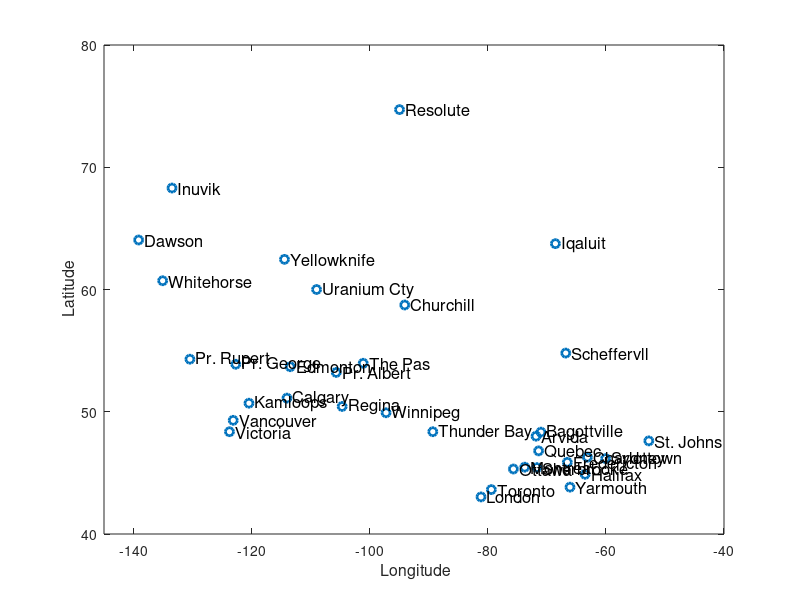

MATLAB code to generate this figure: (Note: this script raises an error after producing the figure.)
%  add required paths

addpath('../..')

%  set up a mesh for smoothing weather data over Canada

%  load the lat/long data, lon first in degrees and minutes, and lat next

load LatLongsNum.txt

%  convert to decimal values and reverse latitude

Lng = -(LatLongsNum(:,3) + LatLongsNum(:,4)./60);
Lat =   LatLongsNum(:,1) + LatLongsNum(:,2)./60;

%  load the daily temperature .mat file

load daily

%  plot the points with place names

figure(1)
phdl=plot(Lng,Lat,'o');
set(phdl, 'LineWidth', 2)
xlabel('\fontsize{16} Longitude')
ylabel('\fontsize{16} Latitude')
axis([-145, -40, 40, 80])
for i=1:35
    text(Lng(i)+1,Lat(i),place(i,:), 'FontSize', 12)
end

% %  ---------------  Create mesh for observation points ---------------
%  Michelle:  ignore this section, which generates the mesh using 
%  Matlab's code.
% 
% %  Delaunay mesh for all 35 points
% 
% Tri = delaunay(Lng, lat);
% 
% triplot(Tri, Lng, Lat);
% 
% %  drop five stations that are too close to other stations
% 
% %  ptdrop Halifax, Baggotville, Montreal, Toronto, Vancouver
% 
% ptdrop = [2, 9, 12, 14, 26];
% nptdrop = length(ptdrop);
% 
% %  construct the reduced set of points and their indices
% 
% nptleft = 35 - nptdrop;
% LatLngptdrop = zeros(nptleft,2);
% LatLngptindx = zeros(nptleft,1);
% m = 0;
% for i=1:35
%     if ~any(ptdrop == i)
%         m = m + 1;
%         LatLngptdrop(m,1) = Lat(i);
%         LatLngptdrop(m,2) = Lng(i);
%         LatLngptindx(m)   = i;
%     end
% end
% 
% %  replot the mesh with numbered points
% 
% Tridrop  = delaunay(LatLngptdrop);
% nTridrop = size(Tridrop,1);
% 
% figure(1)
% triplot(Tridrop, LatLngptdrop(:,1), LatLngptdrop(:,2));
% for i=1:nptleft
%     Lati = Lat(LatLngptindx(i));
%     Lngi = Lng(LatLngptindx(i));
%     text(Lati+0.5,Lngi,num2str(i));
% end
% 
% figure(2)
% triplot(Tridrop, LatLngptdrop(:,1), LatLngptdrop(:,2));
% for i=1:nptleft
%     Lati = Lat(LatLngptindx(i));
%     Lngi = Lng(LatLngptindx(i));
%     placei = place(LatLngptindx(i),:);
%     text(Lati-1.5,Lngi,num2str(i));
%     text(Lati+0.5,Lngi,placei, 'FontSize', 10)
% end
% 
% %  now drop triangles that cover the exterior of Canada
% 
% for i=1:nTridrop
%     disp([i, sort(Tridrop(i,:)')'])
% end
% 
% tridrop = [6,10,13,30,39,40];
% 
% ntridrop = length(tridrop);
% 
% Tridrop2 = zeros(nTridrop - ntridrop,3);
% 
% m = 0;
% for i=1:ntri
%     if ~any(tridrop == i)
%         m = m + 1;
%         Tridrop2(m,:) = Tri(i,:);
%     end
% end
% 
% %  plot the final mesh with place names
% 
% figure(3)
% triplot(Tridrop2, Lat, Lng);
% 
% for i=LatLngptindx
%     text(Lat(i)+0.5,Lng(i),place(i,:), 'FontSize', 12);
% end
% 
% %  set up the spatial smoothing algorithm
% 
% p = LatLngptdrop;
% e = [];
% t = Tridrop;

%  ---------  Input mesh generated by triangulate in R  -------------------

load Canada_mesh_P.txt
load Canada_mesh_T.txt
load Canada_mesh_E.txt

p = Canada_mesh_P;
e = Canada_mesh_E;
t = Canada_mesh_T;

%  set up the FEM basis object and plot it

order = 1;
% order = 2;

basisobj = create_FEM_basis(p, e, t, order);
nbasis = getnbasis(basisobj);

figure(1)
plot(basisobj)

%  ---------  smooth the data  -------------------

%  set up the monthly precipitaton data

indrng = [  1, 31;
           32, 59;
           60, 90;
           91,120;
          121,151;
          152,181;
          182,212;
          213,243;
          244,273;
          274,304;
          305,334;
          335,365];
      
monthtemp = zeros(35,12);
monthprec = zeros(35,12);
for i=1:12
    monthtemp(:,i) = mean(tempav(indrng(i,1):indrng(i,2),:))';
    monthprec(:,i) = mean(precav(indrng(i,1):indrng(i,2),:))';
end
      
monthlab = ['JAN'; 'FEB'; 'MAR'; 'APR'; 'MAY'; 'JUN'; ...
            'JUL'; 'AUG'; 'SEP'; 'OCT'; 'NOV'; 'DEC'];
        

%  set up the weekly precipitaton data

weekind = zeros(52,7);
for i=1:51
    weekind(i,:) = [(i-1)*7+1 : i*7];
end
weekind(52,1:5) = 51*7+1 : 51*7+5;
weekind(52,6:7) = [1,2];
      
weektemp = zeros(35,52);
weekprec = zeros(35,52);

for i=1:52
    weektemp(:,i) = mean(tempav(weekind(i,:),:))';
    weekprec(:,i) = mean(precav(weekind(i,:),:))';
end
      
monthlab = ['JAN'; 'FEB'; 'MAR'; 'APR'; 'MAY'; 'JUN'; ...
            'JUL'; 'AUG'; 'SEP'; 'OCT'; 'NOV'; 'DEC'];

%  use log10 precipitation as data to be smoothed
%  if precipitation used, surface is dominated by Prince Rupert

weekprecdata = log10(weekprec);
% weekprecdata = weekprec;
weektempdata = weektemp;

%  ---------------  smooth and plot monthy data ---------------------------

%  select the index sequence

% monthindex = 1:12;   %  calendar year
% monthindex = [7:12, 1:6];  % mid-summer to early-summer
monthindex = [5:12, 1:4];  % growing season to early spring
monthindex = 10;

%  smooth the logdata and plot the surface for each month

precwrd = 1;
lambda  = 1e-2;
AZ = 15;
EL = 25;

for imonth=monthindex
    
    if precwrd
%         precdatai = [(1:np)', precdata(LatLngptindx,imonth)];
        precdatai = precdata(:,imonth);
    else
        tempdatai = tempdata(:,imonth);
    end
    
    if order == 2
        lambda = 1e0;
        if precwrd
            [precfdi, laplacefdi] = ...
                smooth_FEM_basis(Lng,Lat,precdatai,basisobj,lambda);
        else
            [tempfdi, laplacefdi] = ...
                smooth_FEM_basis(Lng,Lat,tempdatai,basisobj,lambda);
        end
    else
        if precwrd
            precfdi = smooth_FEM_basis(Lng,Lat,precdatai,basisobj,lambda);
        else
            tempfdi = smooth_FEM_basis(Lng,Lat,tempdatai,basisobj,lambda);
        end
    end
    
    %  plot the smoothed logdata
    
    figure(imonth)
    subplot(1,1,1)
    if precwrd
        plot_FEM(precfdi)
    else
        plot_FEM(tempfdi)
    end
    view(AZ, EL)
    if precwrd
        title(['\fontsize{13} log10 precipitation for month ', ...
               num2str(imonth)])
    else
        title(['\fontsize{13} temperature for month ',num2str(imonth)])
    end
    colorbar
    
%     if order == 2
%         figure(imonth+12)
%         subplot(1,1,1)
%         plot(laplacefdi)
%         title( ...
%         ['\fontsize{13} laplacian of log10 precipitation for month ', ...
%                num2str(imonth)])
%     end
%     colorbar
    
    pause
    
end

%  analyze all the data at once 

%  ---------------------  precipitation  --------------------

lambda  = 1e-2;

[precfd, df, gcv, beta, SSE] = ...
            smooth_FEM_basis(Lng,Lat,precdata,basisobj,lambda);

df
gcv
sqrt(SSE/35)

figure(1)
AZ = 0;
EL = 90;

plot_FEM(precfd, AZ, EL)

monthindex = [5:12, 1:4];  % growing season to early spring
for i=monthindex
    plot_FEM(precfd(i), AZ, EL)
    axis([-150,-50,40,90,-1,1])
    view(AZ,EL)
    caxis([-1,1])
    title(['\fontsize{16} Log_{10} Precipitation for Month ',num2str(i)])
    pause
end

%  ---------------------  temperature  --------------------

lambda = 1e-2;

[tempfd, df, gcv, beta, SSE] = ...
            smooth_FEM_basis(Lng,Lat,tempdata,basisobj,lambda);

df
gcv
sqrt(SSE/35)

figure(2)
AZ = 0;
EL = 90;

plot_FEM(tempfd, AZ, EL, [-35,20], monthlab(monthindex,:))

monthindex = [5:12, 1:4];  % growing season to early spring
for i=monthindex
    plot_FEM(tempfd(i), AZ, EL)
    axis([-150,-50,40,90,-45,25])
    view(AZ,EL)
    caxis([-45,25])
    shading interp
    title(['\fontsize{16} Temperature for Month ',monthlab(i,:)])
    pause
end

%  ---------------  smooth and plot weekly data ---------------------------

%  select the index sequence

% weekindex = 1:5;   %  calendar year
weekindex = [21:52, 1:20];  % growing season to early spring
% weekindex = 10;

%  ------------------------  Temperature  --------------------

lambda = 10^(-0.5);

[weektempfd, df, gcv, beta, SSE] = ...
            smooth_FEM_basis(Lng,Lat,weektempdata,basisobj,lambda);

df
sqrt(mean(gcv))

sqrt(SSE/35)

weektempcoefmat = getcoef(weektempfd);

figure(2)
plot(weekindex, weektempcoefmat(:,weekindex)', 'o')

figure(3)
AZ = 0;
EL = 90;

plot_FEM(weektempfd, AZ, EL, [-45,20])

loglamvec = -3:0.5:2;
nloglam   = length(loglamvec);
dfsave    = zeros(nloglam,1);
gcvsave   = zeros(nloglam,1);

for ilam=1:nloglam
    lambdai = 10^loglamvec(ilam);
    [weektempfdi, dfi, gcvi] = ...
            smooth_FEM_basis(Lng,Lat,weektempdata,basisobj,lambdai);
    dfsave(ilam)  = dfi;
    gcvsave(ilam) = sum(gcvi);
end

[loglamvec',dfsave,gcvsave]

for i=weekindex
    plot_FEM(weektempfd(i), AZ, EL)
    axis([-150,-50,40,90,-45,25])
    view(AZ,EL)
    caxis([-45,25])
    shading interp
    title(['\fontsize{16} Temperature for Week ',num2str(i),' '])
    pause(1)
end

%  Precipitation

lambda = 1;

[weekprecfd, df, gcv, beta, SSE] = ...
            smooth_FEM_basis(Lng,Lat,weekprecdata,basisobj,lambda);

df
sqrt(mean(gcv))

sqrt(mean(SSE))

figure(2)
AZ = 0;
EL = 90;

plot_FEM(weekprecfd, AZ, EL, [-2,2])

loglamvec = -2:0.5:5;
nloglam   = length(loglamvec);
dfsave    = zeros(nloglam,1);
gcvsave   = zeros(nloglam,1);

for ilam=1:nloglam
    lambdai = 10^loglamvec(ilam);
    [weekprecfdi, dfi, gcvi] = ...
            smooth_FEM_basis(Lng,Lat,weekprecdata,basisobj,lambdai);
    dfsave(ilam)  = dfi;
    gcvsave(ilam) = sum(gcvi);
end

[loglamvec',dfsave,gcvsave]

for i=weekindex
    plot_FEM(weekprecfd(i), AZ, EL)
    axis([-150,-50,40,90,-2,2])
    view(AZ,EL)
    caxis([-2,2])
    shading interp
    title(['\fontsize{24} Temperature for Week ',num2str(i),' '])
    pause(1)
end

save WeatherMesh

